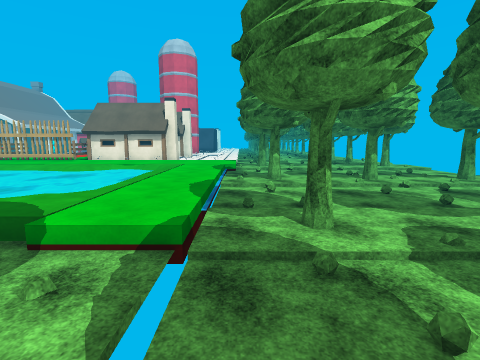
view 1 (above)

21 first-person views from a walk through a 3-D level made in the Unity game engine. The camera is 1.2 m above the floor, tilts 8° down and sees 85° across. The floor is counted in squares, 1 m on a side. Each view is taken from the middle of a square. On the plan, view 1 faces up. The plan holds only what a view shows up to about 12 squares ahead; the rest is blank. The place goes on beyond the plan. Some animated figures are left out. Some surface patterns are stand-ins.

view 2
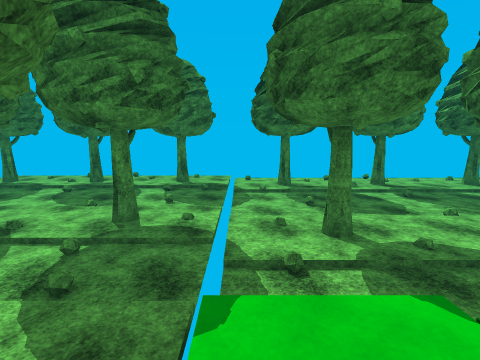

view 3
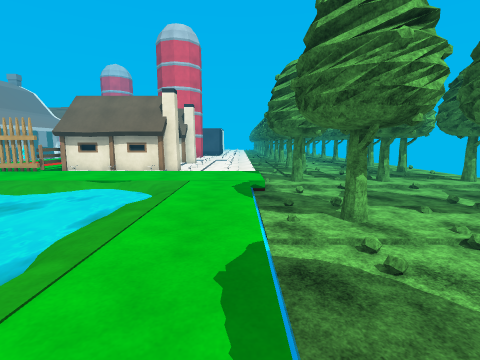

view 4
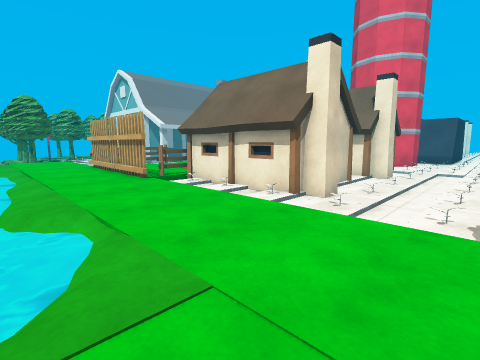

view 5
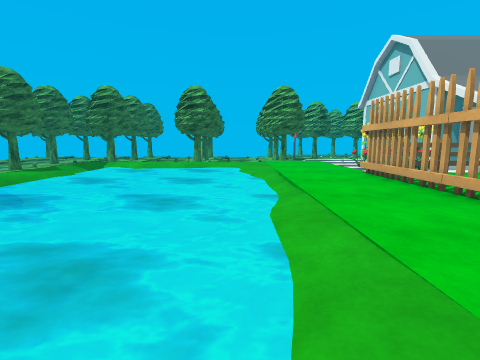

view 6
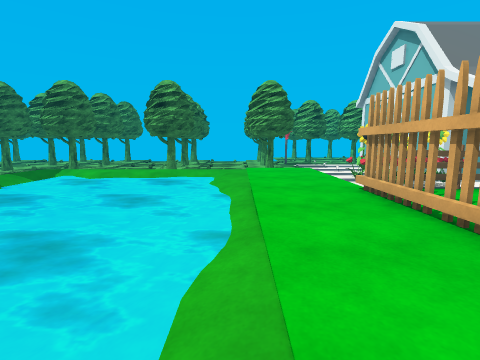

view 7
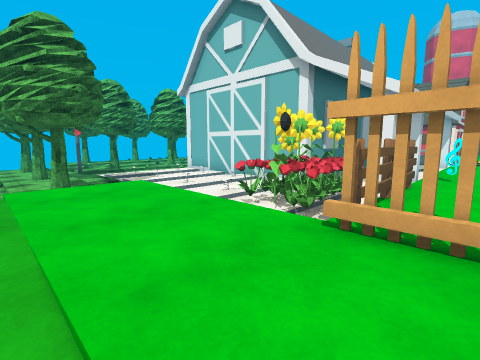

view 8
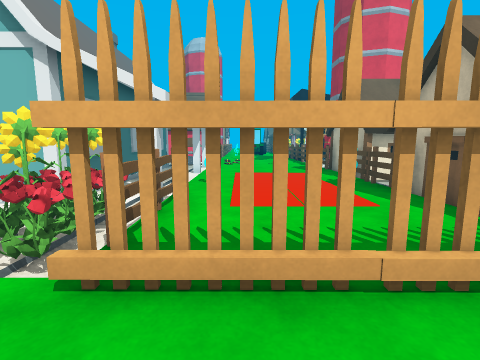

view 9
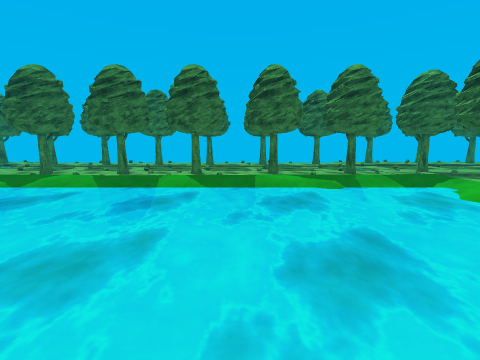

view 10
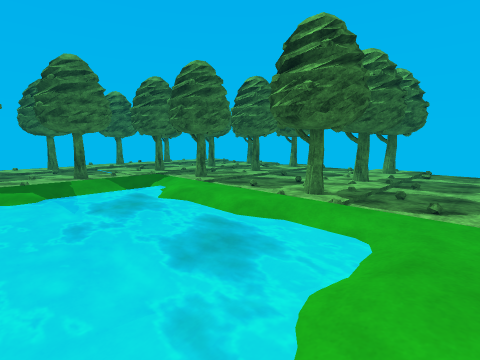

view 11
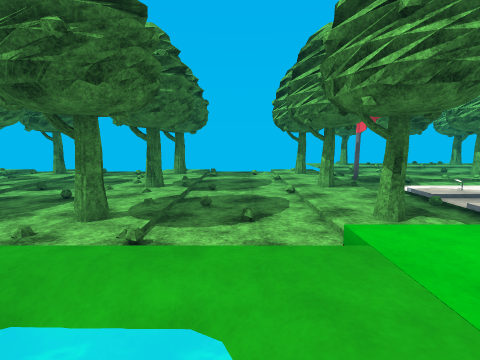

view 12
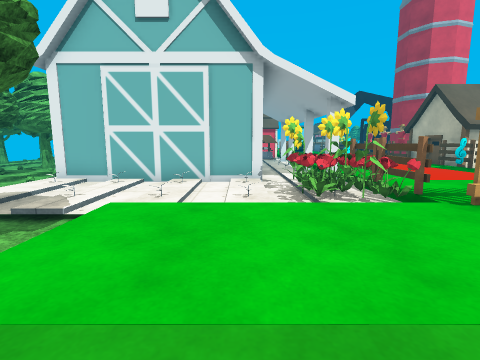

view 13
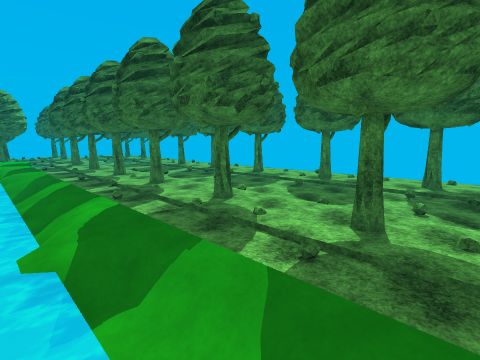

view 14
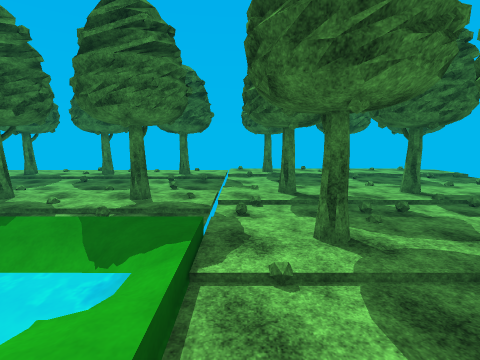

view 15
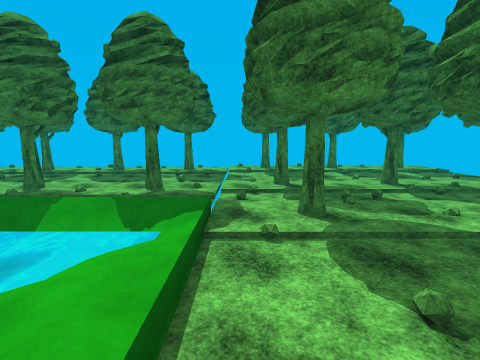

view 16
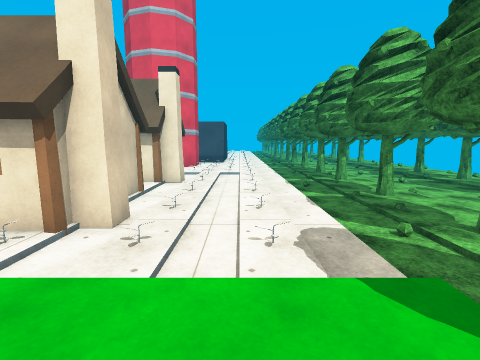

view 17
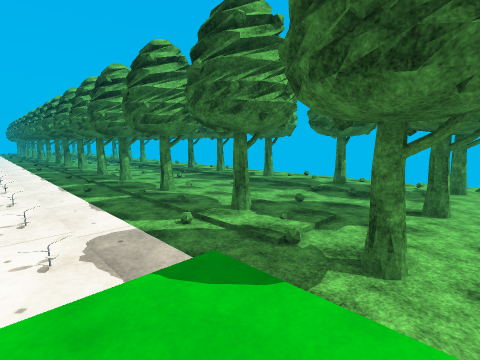

view 18
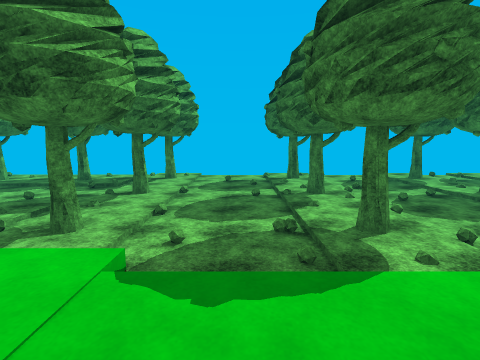

view 19
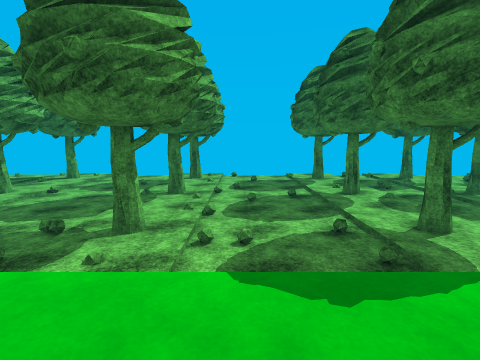

view 20
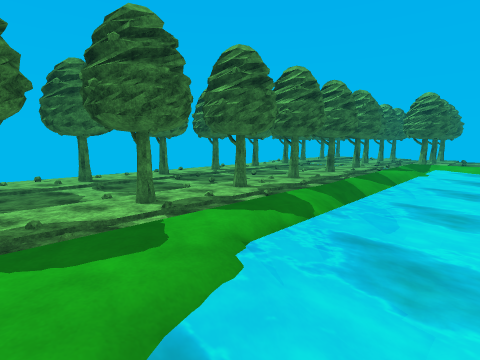

view 21
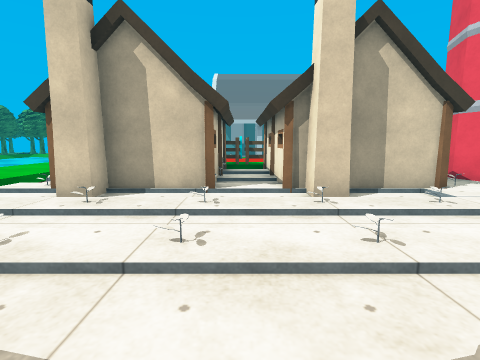

### Floor plan
Key: @ floor where view 1 was taken; # wall or solid block; x gap in a wall; . main floor; - floor 0.25 m lower than the main floor; / step, stairs or slope; ~ water the walk can cross; ≈ water the walk keeps out of; T tree; F fence; H house; O other object.
Columns run from 29 left of view 1 to 8 right of it. Each row starts with its distance up from view 1.
 24                    HH   H----- T    T
 23 TT             ... F    HH---- T    T
 22            ### ... FHHHHH-----
 21            #--O...OFH----------T    T
 20 TT  ##     #-#.....FHHHHH----- TT   TT
 19    --#########F....FH   H-----
 18    --/----/OOOF....H    HH----
 17 TT  -------OOOF    FHHHHH----- TT   TT
 16     -/----/OOOF    F/-/-/-----
 15     ----///.O#OOxOxO/././...//
 14 T   T  T/..................../T  TT TT
 13 T  TT TT/..................../T   T  T
 12         -..../////...../~....-
 11          //-~~~~≈~~~~~~~~~...
 10          /~≈≈≈≈≈≈≈≈≈≈≈≈≈≈~...
  9 T   T  T .~≈≈≈≈≈≈≈≈≈≈≈≈≈≈≈... T  TT TT
  8 T  TT TT-.~≈≈≈≈≈≈≈≈≈  ≈≈≈~... T  TT
  7         /.~≈≈≈≈≈≈≈≈≈≈≈≈≈≈≈/..
  6          .~~≈≈≈≈≈≈≈≈≈≈≈≈≈~/..
  5          /~~~~≈≈≈≈≈≈≈≈≈≈-/...
  4 T   T  T /////////////....... T  TT TT
  3 T  TT TT -------/----------// T  T   T
  2           T      T  T  T
  1 T   T  T  TT TT  T  T  T  TT  T  TT  T
  0 TT TT TT  T   T  T  T  T     @T  TT TT
 -1
 -2
 -3           T      T  T  T
 -4 T   T  T  TT TT  T  T  T  TT  T   T  T
 -5 TT TT TT  T      T  T  T      T  TT TT

Where each view was taken, in squares from view 1:
view 1: 0 up, 0 right, facing up
view 2: 5 up, 1 left, facing down
view 3: 4 up, 1 left, facing up
view 4: 11 up, 1 left, facing up-left
view 5: 11 up, 7 left, facing left
view 6: 12 up, 9 left, facing left
view 7: 12 up, 14 left, facing up-left
view 8: 13 up, 14 left, facing up
view 9: 12 up, 14 left, facing down
view 10: 12 up, 16 left, facing down-left
view 11: 11 up, 18 left, facing left
view 12: 11 up, 19 left, facing up
view 13: 5 up, 20 left, facing down-right
view 14: 7 up, 21 left, facing down
view 15: 8 up, 21 left, facing down
view 16: 13 up, 2 left, facing up
view 17: 13 up, 2 left, facing up-right
view 18: 11 up, 3 left, facing right
view 19: 7 up, 3 left, facing right
view 20: 7 up, 3 left, facing down-left
view 21: 21 up, 1 right, facing left
